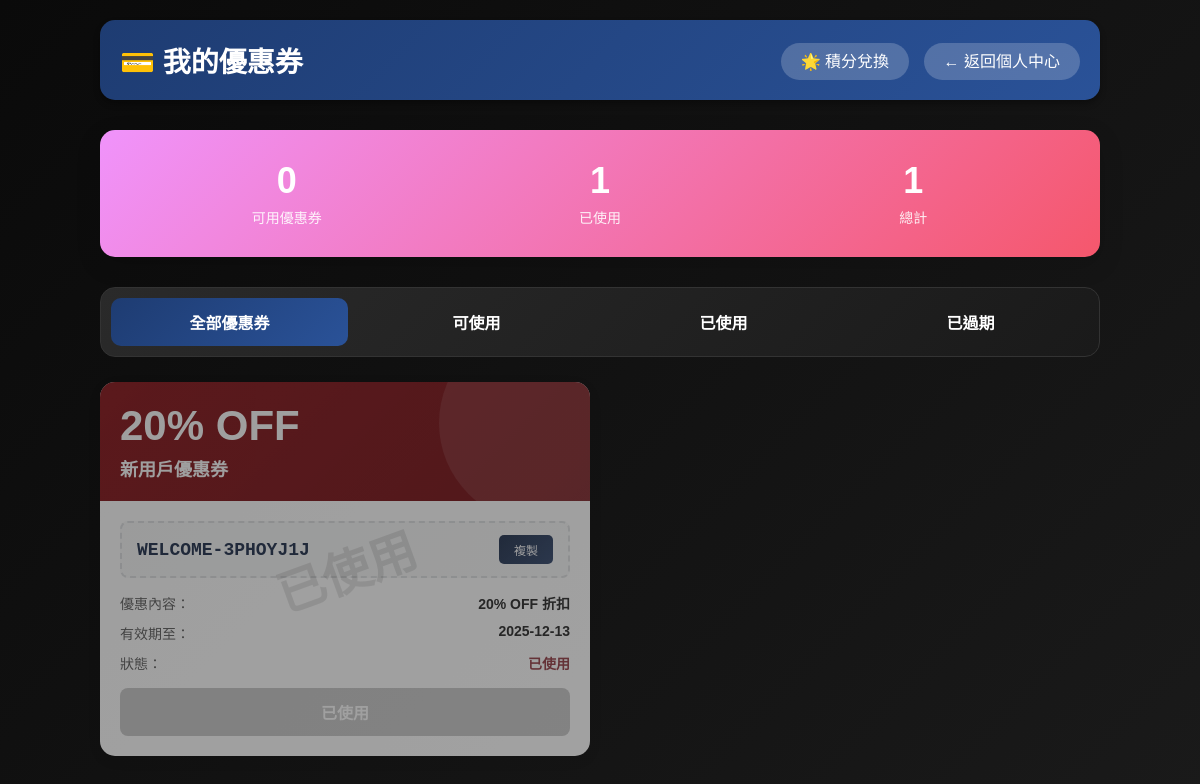
The app's page /my_coupons (signed in), older data.
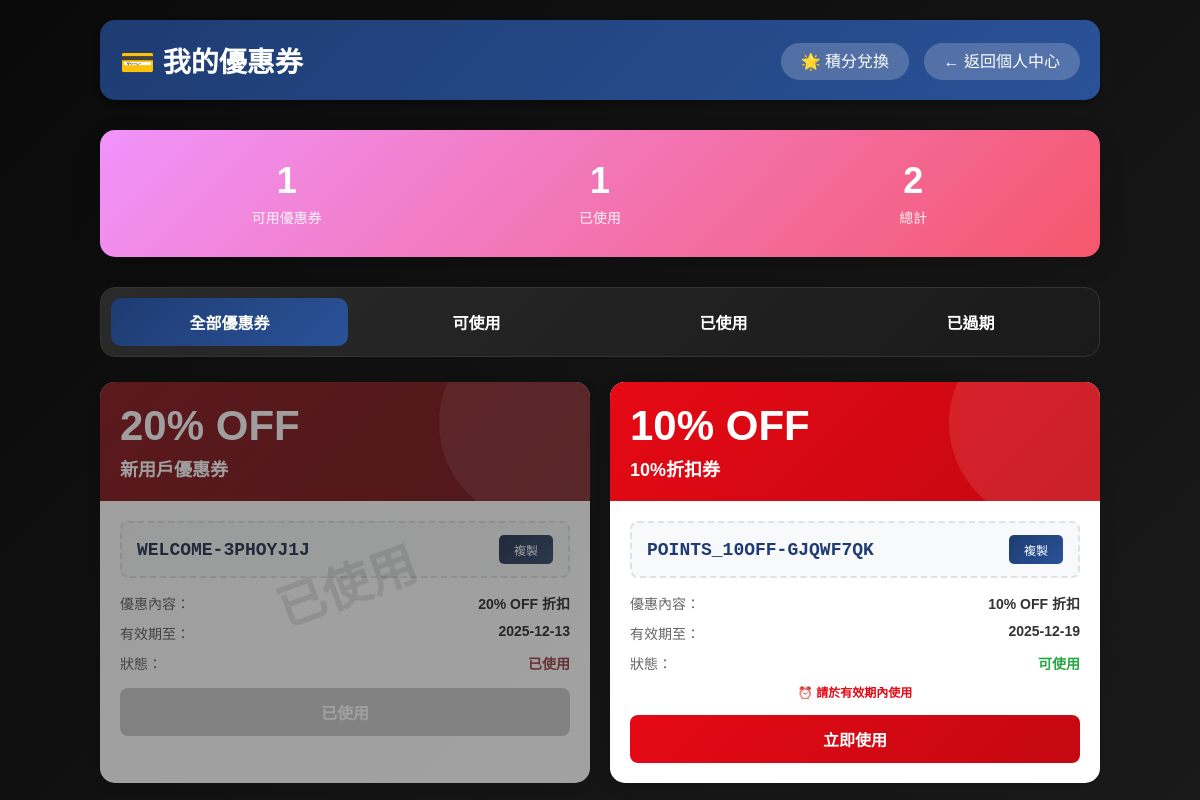
The same page, newer data.
### app/models.py (models this page shows, shortened)
class Coupon(db.Model):
    id = db.Column(db.Integer, primary_key=True)
    code = db.Column(db.String(64), unique=True, nullable=False, index=True)
    coupon_type = db.Column(db.String(32), nullable=False)  # WELCOME, BIRTHDAY, FIXED50, etc.
    user_id = db.Column(db.Integer, db.ForeignKey('user.id'), nullable=True)  # Null means public coupon
    expiry_date = db.Column(db.DateTime, nullable=False)
    is_used = db.Column(db.Boolean, default=False)
    used_date = db.Column(db.DateTime, nullable=True)
    used_by_user_id = db.Column(db.Integer, db.ForeignKey('user.id'), nullable=True)
    booking_id = db.Column(db.Integer, db.ForeignKey('ticket.id'), nullable=True)
    created_date = db.Column(db.DateTime, default=datetime.utcnow)
    owner = db.relationship('User', foreign_keys=[user_id], backref='owned_coupons')
    used_by = db.relationship('User', foreign_keys=[used_by_user_id], backref='used_coupons')
    booking = db.relationship('Ticket', backref='coupon_used', foreign_keys=[booking_id])
    @property
    def is_expired(self):
        return datetime.utcnow() > self.expiry_date
    @property
    def is_valid(self):
        return not self.is_used and not self.is_expired

### app/routes.py (the view)
@app.route('/my_coupons')
@login_required
def my_coupons():
    user_coupons = get_user_coupons(current_user.id, include_used=True)
    coupons = []
    for coupon in user_coupons:
        coupon_info = get_coupon_info(coupon)
        template = COUPON_TYPES.get(coupon.coupon_type, {})
        if template.get('discount_type') == 'percentage':
            discount_display = f"{template.get('discount_value')}% OFF"
        else:
            discount_display = f"HK${template.get('discount_value')}"
        coupons.append({
            'id': coupon.id,
            'name': coupon_info['name'],
            'discount': discount_display,
            'code': coupon.code,
            'expiry': coupon.expiry_date.strftime('%Y-%m-%d'),
            'status': 'used' if coupon.is_used else ('expired' if coupon.is_expired else 'available'),
            'description': coupon_info['description'],
            'icon': coupon_info['icon'],
            'days_remaining': coupon_info['days_remaining']
        })
    return render_template('my_coupons.html.j2', coupons=coupons)

### app/data/coupon_system.py (called while the page is built)
def get_user_coupons(user_id, include_used=False):
    from app.models import Coupon
    query = Coupon.query.filter_by(user_id=user_id)
    if not include_used:
        query = query.filter_by(is_used=False)
        query = query.filter(Coupon.expiry_date >= datetime.now())
    return query.order_by(Coupon.expiry_date.asc()).all()

def get_coupon_info(coupon):
    template = COUPON_TYPES.get(coupon.coupon_type, {})
    days_remaining = (coupon.expiry_date - datetime.now()).days
    return {
        'id': coupon.id,
        'code': coupon.code,
        'type': coupon.coupon_type,
        'name': template.get('name', '優惠券'),
        'description': template.get('description', ''),
        'icon': template.get('icon', '🎫'),
        'expiry_date': coupon.expiry_date,
        'is_valid': coupon.is_valid,
        'is_used': coupon.is_used,
        'min_purchase': template.get('min_purchase', 0),
        'days_remaining': days_remaining
    }

### app/models.py (called while the page is built)
@login.user_loader
def load_user(id):
    return User.query.get(int(id))

### app/templates/my_coupons.html.j2 (shortened to what this page needs)
<!DOCTYPE html>
<html lang="zh-HK">
<head>
</head>
<body>
    <div class="container">
        <div class="header">
            <h1>💳 我的優惠券</h1>
            <div>
                <a href="{{ url_for('exchange_points') }}" class="back-btn" style="margin-right: 10px;">🌟 積分兌換</a>
                <a href="{{ url_for('profile') }}" class="back-btn">← 返回個人中心</a>
            </div>
        </div>
        <div class="stats-banner">
            <div class="stat-item">
                <div class="stat-number">{{ coupons|selectattr('status', 'equalto', 'available')|list|length }}</div>
                <div class="stat-label">可用優惠券</div>
            </div>
            <div class="stat-item">
                <div class="stat-number">{{ coupons|selectattr('status', 'equalto', 'used')|list|length }}</div>
                <div class="stat-label">已使用</div>
            </div>
            <div class="stat-item">
                <div class="stat-number">{{ coupons|length }}</div>
                <div class="stat-label">總計</div>
            </div>
        </div>
        <div class="tabs">
            <button class="tab-btn active">全部優惠券</button>
            <button class="tab-btn">可使用</button>
            <button class="tab-btn">已使用</button>
            <button class="tab-btn">已過期</button>
        </div>
        {% if coupons and coupons|length > 0 %}
        <div class="coupons-grid">
            {% for coupon in coupons %}
            <div class="coupon-card {% if coupon.status == 'used' %}used{% endif %}">
                {% if coupon.status == 'used' %}
                <div class="used-badge">已使用</div>
                {% endif %}
                <div class="coupon-header">
                    <div class="coupon-discount">{{ coupon.discount }}</div>
                    <div class="coupon-name">{{ coupon.name }}</div>
                </div>
                <div class="coupon-body">
                    <div class="coupon-code">
                        <span class="code-text">{{ coupon.code }}</span>
                        <button class="copy-btn" onclick="copyCode('{{ coupon.code }}')">複製</button>
                    </div>
                    <div class="coupon-details">
                        <div class="detail-row">
                            <span class="detail-label">優惠內容：</span>
                            <span class="detail-value">{{ coupon.discount }} 折扣</span>
                        </div>
                        <div class="detail-row">
                            <span class="detail-label">有效期至：</span>
                            <span class="detail-value">{{ coupon.expiry }}</span>
                        </div>
                        <div class="detail-row">
                            <span class="detail-label">狀態：</span>
                            <span class="detail-value" style="color: {% if coupon.status == 'available' %}#28a745{% else %}#dc3545{% endif %}">
                                {% if coupon.status == 'available' %}可使用{% else %}已使用{% endif %}
                            </span>
                        </div>
                    </div>
                    {% if coupon.status == 'available' %}
                    <div class="expiry-warning">⏰ 請於有效期內使用</div>
                    <button class="use-btn" onclick="window.location.href='{{ url_for('cinema_index') }}'">
                        立即使用
                    </button>
                    {% else %}
                    <button class="use-btn" disabled>已使用</button>
                    {% endif %}
                </div>
            </div>
            {% endfor %}
        </div>
        {% else %}
        <div class="empty-state">
            <div class="empty-icon">💳</div>
            <div class="empty-text">暫無優惠券</div>
        </div>
        {% endif %}
    </div>
</body>
</html>

### app/templates/my_coupons.html.j2 (style rules this page uses)
* { margin: 0; padding: 0; box-sizing: border-box; }
body { font-family: 'Microsoft JhengHei', 'PingFang TC', sans-serif; background: linear-gradient(135deg, #0a0a0a 0%, #1a1a1a 100%); min-height: 100vh; padding: 20px; color: #fff; }
.container { max-width: 1000px; margin: 0 auto; }
.header { display: flex; justify-content: space-between; align-items: center; padding: 20px; background: linear-gradient(135deg, #1e3c72 0%, #2a5298 100%); border-radius: 15px; margin-bottom: 30px; box-shadow: 0 4px 6px rgba(0,0,0,0.3); }
.header h1 { color: #fff; font-size: 28px; display: flex; align-items: center; gap: 10px; }
.back-btn { background: rgba(255, 255, 255, 0.2); color: #fff; border: none; padding: 10px 20px; border-radius: 25px; cursor: pointer; text-decoration: none; transition: all 0.3s; font-size: 16px; }
.stats-banner { background: linear-gradient(135deg, #f093fb 0%, #f5576c 100%); padding: 30px; border-radius: 15px; margin-bottom: 30px; color: #fff; display: flex; justify-content: space-around; text-align: center; box-shadow: 0 8px 25px rgba(0, 0, 0, 0.15); }
.stat-item { flex: 1; }
.stat-number { font-size: 36px; font-weight: bold; margin-bottom: 5px; }
.stat-label { font-size: 14px; opacity: 0.9; }
.tabs { display: flex; gap: 10px; margin-bottom: 25px; background: linear-gradient(135deg, #2a2a2a, #1a1a1a); padding: 10px; border-radius: 15px; border: 1px solid #333; }
.tab-btn { flex: 1; padding: 12px 20px; border: none; background: transparent; color: #fff; border-radius: 10px; cursor: pointer; font-size: 16px; font-weight: bold; transition: all 0.3s; }
.tab-btn.active { background: linear-gradient(135deg, #1e3c72 0%, #2a5298 100%); color: #fff; }
.coupons-grid { display: grid; grid-template-columns: repeat(auto-fill, minmax(350px, 1fr)); gap: 20px; }
.coupon-card { background: #fff; border-radius: 15px; overflow: hidden; box-shadow: 0 4px 15px rgba(0, 0, 0, 0.1); transition: transform 0.3s, box-shadow 0.3s; position: relative; }
.coupon-card.used { opacity: 0.6; filter: grayscale(50%); }
.coupon-header { background: linear-gradient(135deg, #e50914 0%, #c40812 100%); padding: 20px; color: #fff; position: relative; overflow: hidden; }
.coupon-header::before { content: ''; position: absolute; top: -50%; right: -10%; width: 200px; height: 200px; background: rgba(255, 255, 255, 0.1); border-radius: 50%; }
.coupon-discount { font-size: 42px; font-weight: bold; margin-bottom: 5px; position: relative; z-index: 1; }
.coupon-name { font-size: 18px; font-weight: bold; position: relative; z-index: 1; }
.coupon-body { padding: 20px; }
.coupon-code { display: flex; justify-content: space-between; align-items: center; padding: 12px 15px; background: #f8f9fa; border-radius: 8px; margin-bottom: 15px; border: 2px dashed #dee2e6; }
.code-text { font-family: 'Courier New', monospace; font-size: 18px; font-weight: bold; color: #1e3c72; }
.copy-btn { padding: 6px 15px; background: linear-gradient(135deg, #1e3c72 0%, #2a5298 100%); color: #fff; border: none; border-radius: 5px; cursor: pointer; font-size: 12px; transition: all 0.3s; }
.coupon-details { display: flex; flex-direction: column; gap: 10px; }
.detail-row { display: flex; justify-content: space-between; font-size: 14px; }
.detail-label { color: #666; }
.detail-value { color: #333; font-weight: bold; }
.expiry-warning { color: #e50914; font-size: 12px; text-align: center; margin-top: 10px; font-weight: bold; }
.use-btn { width: 100%; padding: 12px; margin-top: 15px; background: linear-gradient(135deg, #e50914 0%, #c40812 100%); color: #fff; border: none; border-radius: 8px; cursor: pointer; font-size: 16px; font-weight: bold; transition: all 0.3s; }
.use-btn:disabled { background: #ccc; cursor: not-allowed; transform: none; }
.used-badge { position: absolute; top: 50%; left: 50%; transform: translate(-50%, -50%) rotate(-20deg); font-size: 48px; font-weight: bold; color: rgba(0, 0, 0, 0.1); text-transform: uppercase; pointer-events: none; z-index: 10; }

Row changes from the older to the newer data that the page shows:
added Coupon: discount "10% OFF", name "10%折扣券", code "POINTS_10OFF-GJQWF7QK", expiry "2025-12-19", shows "可使用"
Text that changed along with them:
{{ coupons|selectattr('status', 'equalto', 'available')|list|length }}: "0" → "1"
{{ coupons|length }}: "1" → "2"
